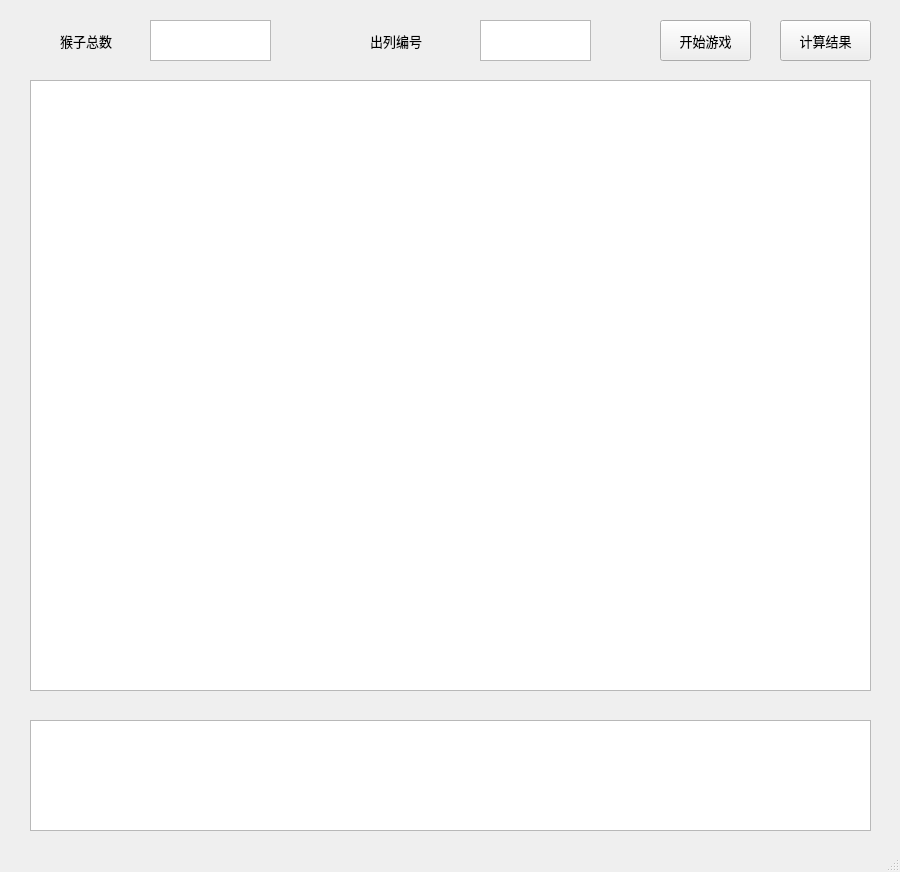
<?xml version="1.0" encoding="UTF-8"?>
<ui version="4.0">
 <class>MainWindow</class>
 <widget class="QMainWindow" name="MainWindow">
  <property name="geometry">
   <rect>
    <x>0</x>
    <y>0</y>
    <width>900</width>
    <height>872</height>
   </rect>
  </property>
  <property name="windowTitle">
   <string>猴子选大王 -赵励恒</string>
  </property>
  <widget class="QWidget" name="centralwidget">
   <widget class="QTextEdit" name="keyText">
    <property name="geometry">
     <rect>
      <x>480</x>
      <y>20</y>
      <width>111</width>
      <height>41</height>
     </rect>
    </property>
    <property name="font">
     <font>
      <family>微软雅黑</family>
      <pointsize>12</pointsize>
     </font>
    </property>
   </widget>
   <widget class="QLabel" name="keyLabel">
    <property name="geometry">
     <rect>
      <x>370</x>
      <y>20</y>
      <width>81</width>
      <height>41</height>
     </rect>
    </property>
    <property name="font">
     <font>
      <family>微软雅黑</family>
      <pointsize>10</pointsize>
     </font>
    </property>
    <property name="text">
     <string>出列编号</string>
    </property>
   </widget>
   <widget class="QTextEdit" name="numText">
    <property name="geometry">
     <rect>
      <x>150</x>
      <y>20</y>
      <width>121</width>
      <height>41</height>
     </rect>
    </property>
    <property name="font">
     <font>
      <family>微软雅黑</family>
      <pointsize>12</pointsize>
     </font>
    </property>
   </widget>
   <widget class="QLabel" name="numLabel">
    <property name="geometry">
     <rect>
      <x>60</x>
      <y>20</y>
      <width>81</width>
      <height>41</height>
     </rect>
    </property>
    <property name="font">
     <font>
      <family>微软雅黑</family>
      <pointsize>10</pointsize>
     </font>
    </property>
    <property name="text">
     <string>猴子总数</string>
    </property>
   </widget>
   <widget class="QPushButton" name="startButton">
    <property name="geometry">
     <rect>
      <x>660</x>
      <y>20</y>
      <width>91</width>
      <height>41</height>
     </rect>
    </property>
    <property name="font">
     <font>
      <pointsize>10</pointsize>
     </font>
    </property>
    <property name="text">
     <string>开始游戏</string>
    </property>
   </widget>
   <widget class="QGraphicsView" name="mainArea">
    <property name="geometry">
     <rect>
      <x>30</x>
      <y>80</y>
      <width>841</width>
      <height>611</height>
     </rect>
    </property>
   </widget>
   <widget class="QGraphicsView" name="outArea">
    <property name="geometry">
     <rect>
      <x>30</x>
      <y>720</y>
      <width>841</width>
      <height>111</height>
     </rect>
    </property>
   </widget>
   <widget class="QPushButton" name="calButton">
    <property name="geometry">
     <rect>
      <x>780</x>
      <y>20</y>
      <width>91</width>
      <height>41</height>
     </rect>
    </property>
    <property name="font">
     <font>
      <pointsize>10</pointsize>
     </font>
    </property>
    <property name="text">
     <string>计算结果</string>
    </property>
   </widget>
  </widget>
  <widget class="QStatusBar" name="statusbar"/>
 </widget>
 <resources/>
 <connections/>
</ui>
